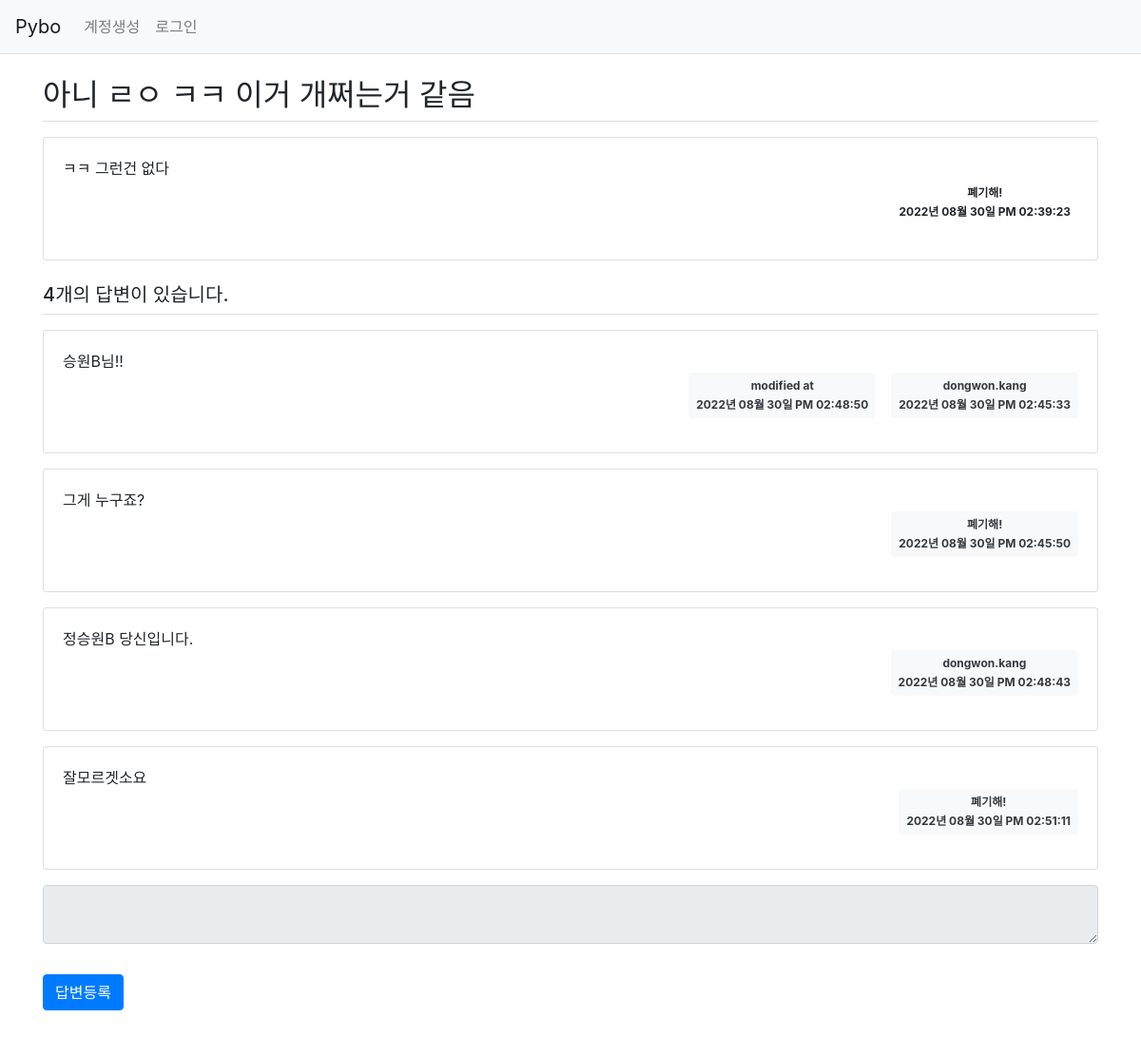
/question/detail/11/, run on the app's committed database.
### pybo/models.py (models this page shows)
class Question(db.Model):
    id = db.Column(db.Integer, primary_key = True)
    subject = db.Column(db.String(200), nullable=False)
    content = db.Column(db.Text(), nullable=False)
    create_date = db.Column(db.DateTime(), nullable=False)
    user_id = db.Column(db.Integer, db.ForeignKey('user.id', ondelete='CASCADE'), nullable=False)
    user = db.relationship('User', backref=db.backref('question_set'))
    modify_date = db.Column(db.DateTime(), nullable=True)

class User(db.Model):
    id = db.Column(db.Integer, primary_key=True)
    username = db.Column(db.String(150), unique=True, nullable=False)
    password = db.Column(db.String(200), nullable=False)
    email = db.Column(db.String(120), unique=True, nullable=False)
    usernick = db.Column(db.String(20), nullable=True)
    create_date = db.Column(db.DateTime(), nullable=False)
    userprofile = db.Column(db.Text(), nullable=True)

class Answer(db.Model):
    id = db.Column(db.Integer, primary_key = True)
    question_id = db.Column(db.Integer, db.ForeignKey('question.id', ondelete='CASCADE'))
    question = db.relationship('Question', backref=db.backref('answer_set',))
    content = db.Column(db.Text(), nullable=False)
    create_date = db.Column(db.DateTime(), nullable=False)
    user_id = db.Column(db.Integer, db.ForeignKey('user.id', ondelete='CASCADE'), nullable=False)
    user = db.relationship('User', backref=db.backref('answer_set'))
    modify_date = db.Column(db.DateTime(), nullable=True)

### pybo/views/question_views.py (the view)
@bp.route('/detail/<int:question_id>/')
def detail(question_id):
    form = AnswerForm()
    question = Question.query.get_or_404(question_id)
    return render_template('question/question_detail.html', question=question, form=form)

### pybo/forms.py
class AnswerForm(FlaskForm):
    content = TextAreaField('내용', validators=[DataRequired('내용은 필수 입력입력 항목입니다.')])

### pybo/filter.py (called while the page is built)
def format_datetime(value, fmt='%Y년 %m월 %d일 %p %I:%M:%S'):
    return value.strftime(fmt)

### pybo/views/auth_views.py (called while the page is built)
@bp.before_app_request
def load_logged_in_user():
    user_id = session.get('user_id')
    if user_id is None:
        g.user = None
    else:
        g.user = User.query.get(user_id)

### pybo/templates/question/question_detail.html (shortened to what this page needs)
{% extends 'base.html' %}
{% block content %}
<link rel="stylesheet" href="{{url_for('static', filename='bootstrap.min.css')}}">
<div class="container my-3">
    <h2 class="border-bottom py-2">{{question.subject}}</h2>
    <div class="card my-3">
        <div class="card-body">
            <div class="card-text" style="white-space: pre-line;">{{question.content}}</div>
            <div class="d-flex justify-content-end">
                <div class="badge badge-lite p-2 text-start">
                    <div class="mb-2">{{ question.user.usernick }}</div>
                    <div>{{ question.create_date|datetime }}</div>
                </div>
            </div>
        </div>
    </div>
    <h5 class="border-bottom my-3 py-2">{{ question.answer_set|length }}개의 답변이 있습니다.</h5>
    {% for answer in question.answer_set %}
    <div class="card my-3">
        <div class="card-body">
            <div class="card-text" style="white-space: pre-line;">{{answer.content}}</div>
            <div class="d-flex justify-content-end">
                {% if answer.modify_date %}
                <div class="badge bg-light text-dark p-2 text-start mx-3">
                    <div class="mb-2">modified at</div>
                    <div>{{ answer.modify_date|datetime }}</div>
                </div>
                {% endif %}
                <div class="badge bg-light text-dark p-2 text-start">
                  <div class="mb-2">{{ answer.user.usernick }}</div>
                  <div>{{ answer.create_date|datetime }}</div>
                </div>
            </div>
        </div>
    </div>
    {% endfor %}
    <form action="{{url_for('answer.create', question_id=question.id) }}" method="post" class="my-3">
        <div class="form-group">
            <textarea {% if not g.user %}disabled{% endif %} name="content" id="content" class="form-control" row="10"></textarea>
        </div>
        <input type="submit" value="답변등록" class="btn btn-primary my-3">
    </form>
</div>
{% endblock %}

### pybo/static/style.css (style rules this page uses)
textarea { width:100% }
input[type=submit] { margin-top : 10px }

### data on the page
Question: subject "아니 ㄹㅇ ㅋㅋ 이거 개쩌는거 같음", content "ㅋㅋ 그런건 없다", create_date "2022년 08월 30일 PM 02:39:23"
User: user.usernick "폐기해!"
Answer: content "승원B님!!", modify_date "2022년 08월 30일 PM 02:48:50", user.usernick "dongwon.kang", create_date "2022년 08월 30일 PM 02:45:33"
Answer: content "그게 누구죠?", user.usernick "폐기해!", create_date "2022년 08월 30일 PM 02:45:50"
Answer: content "정승원B 당신입니다.", user.usernick "dongwon.kang", create_date "2022년 08월 30일 PM 02:48:43"
Answer: content "잘모르겟소요", user.usernick "폐기해!", create_date "2022년 08월 30일 PM 02:51:11"

### other printed values
{{ question.answer_set|length }} "4"
